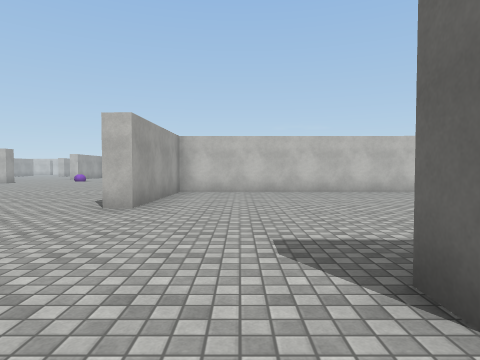
[1] (above)

24 first-person views from a walk through a 3-D level made in the Unity game engine. The camera is 1.3 m above the floor, tilts 2° down and sees 75° across. The floor is counted in squares, 2 m on a side. Each view is taken from the middle of a square. On the plan, view 1 faces up. The plan holds only what a view shows up to about 10 squares ahead; the rest is blank. The place goes on beyond the plan. Surface patterns are stand-ins for the level's own textures.

[2]
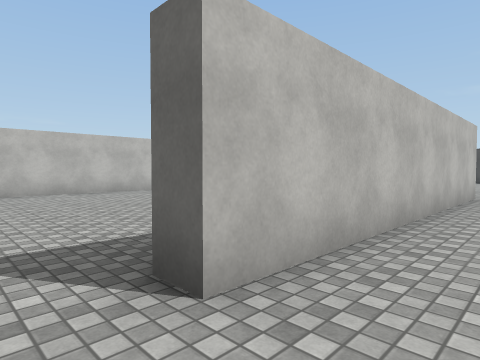

[3]
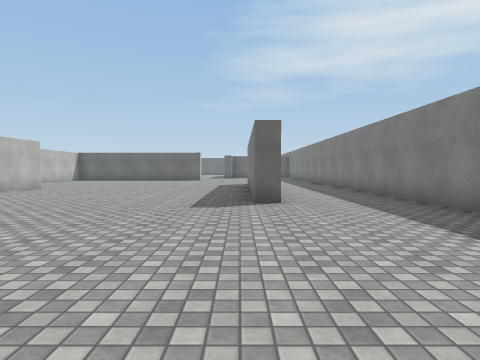

[4]
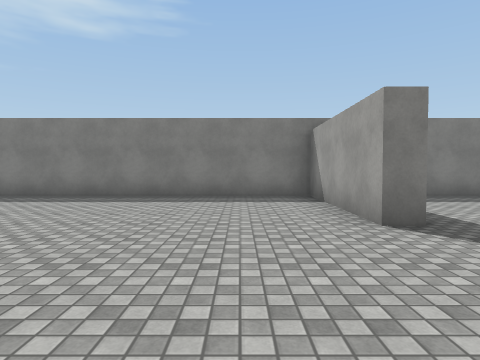

[5]
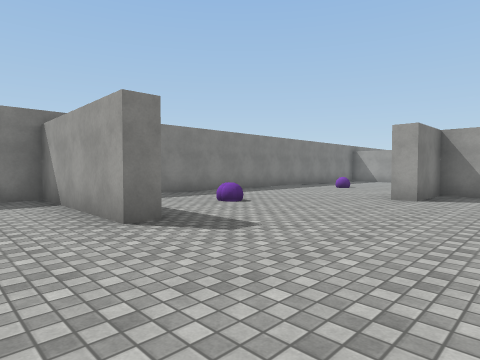

[6]
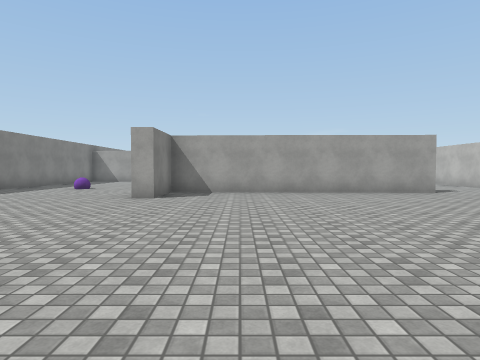

[7]
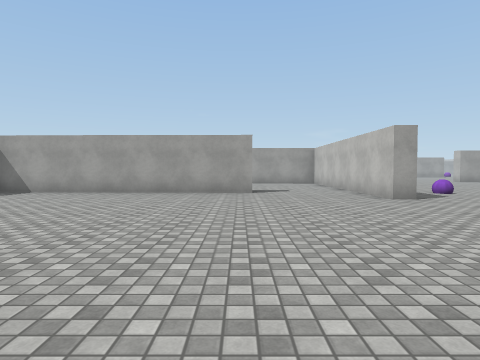

[8]
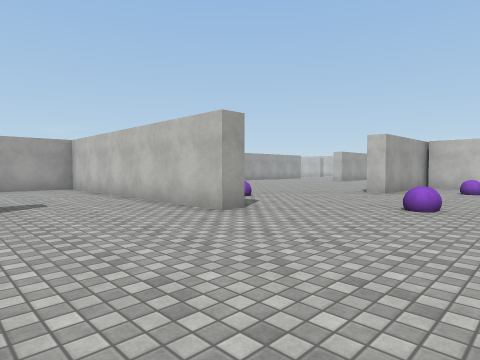

[9]
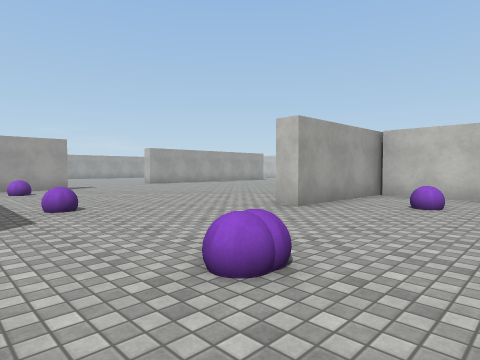

[10]
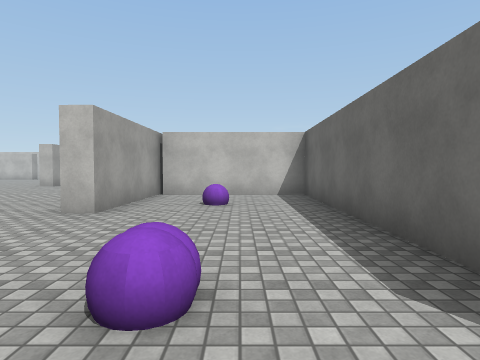

[11]
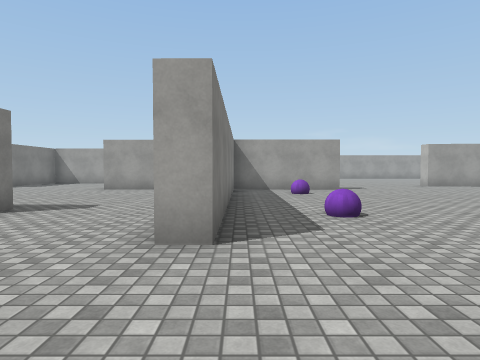

[12]
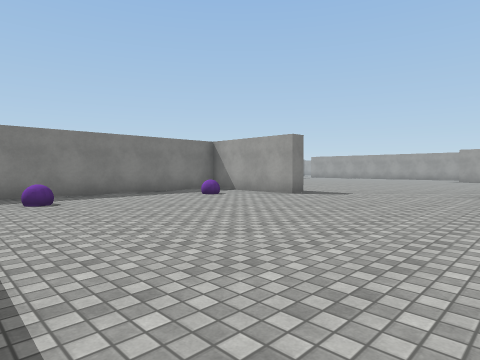

[13]
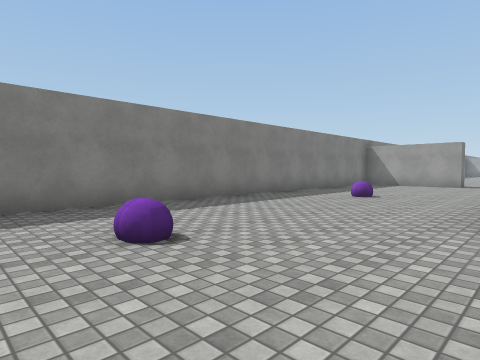

[14]
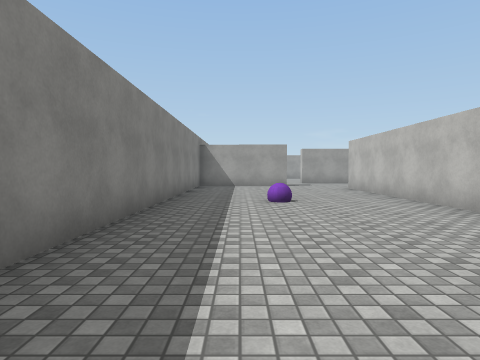

[15]
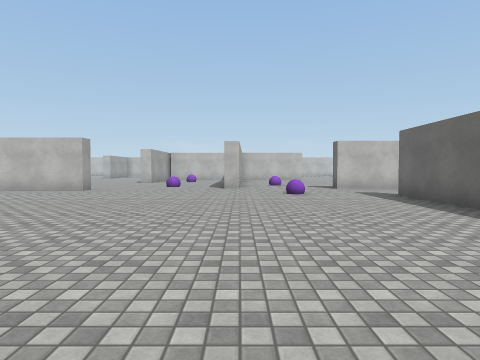

[16]
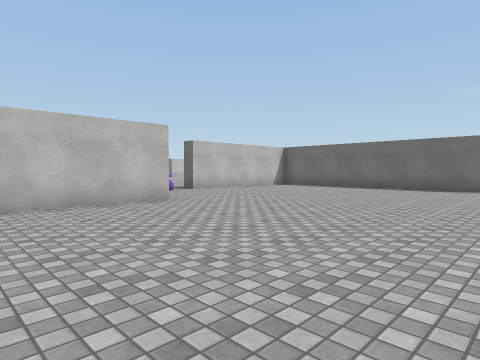

[17]
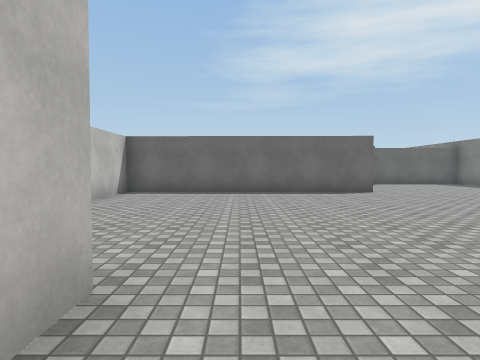

[18]
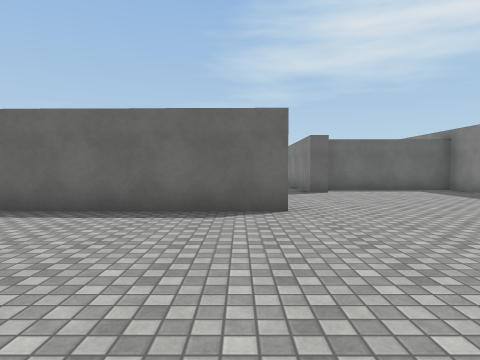

[19]
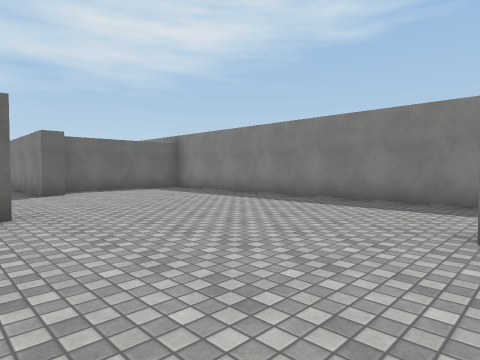

[20]
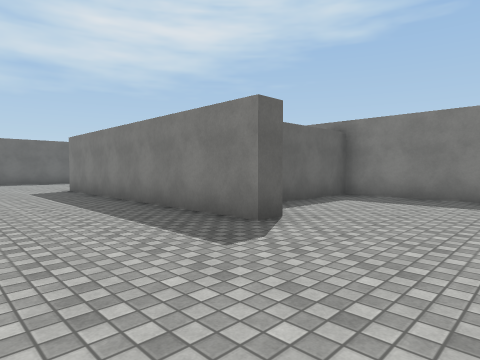

[21]
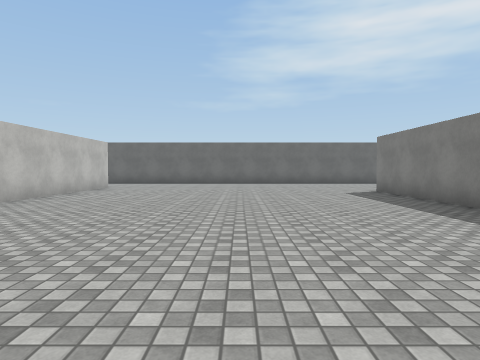

[22]
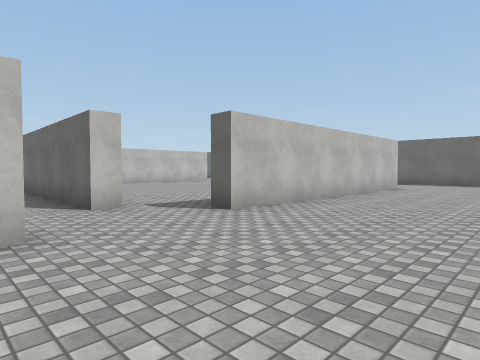

[23]
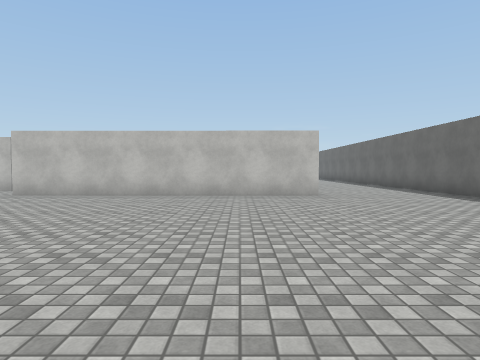

[24]
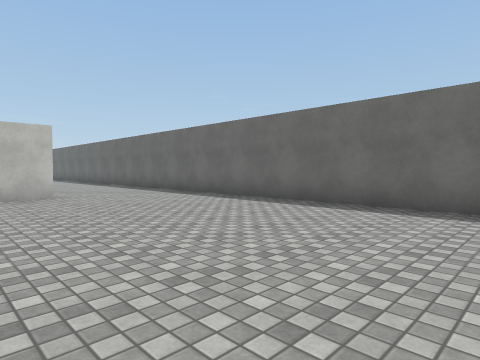

### Floor plan
Points are (right, up) in squares from view 1. A wall is a line through its corners. A room is listed if a view was taken in it or the views show most of it. See-through windows are left out.
Room 1 (views 1, 2, 3, 4, 5, 6, 7, 8, 9, 10, 11, 12, 13, 14, 15, 16, 17, 18, 19)
walls: (-2.2, 9.9) (-2.1, 12.7); (-6.2, 2.4) (-5.6, 2.4) (-5.7, -1.5) (5, -1.5); (-6.5, 16.9) (-6.4, 22.9) (-10, 22.9); (-12.6, 3.6) (-18.1, 3.6); (-13.1, 11.4) (-12.5, 11.3) (-12.7, 4.1) (-11, 4.1) (-11, 3.6); (5.7, 8.8) (-1.7, 8.8) (-1.8, 5.2) (-2.4, 5.2); (8.5, 1.2) (1, 1.2) (1, 1.7) (4.3, 1.7); (-17.3, 14.8) (-10.7, 14.8) (-10.7, 14.3) (-17.9, 14.3) (-18, 10.6); (8.8, -1.5) (17.7, -1.5) (17.8, 2.3); (-10, 23.3) (-10.1, 19.6) (-10.7, 19.6); (-18, -1.5) (-7.6, -1.5); (12.8, 4.2) (12.9, 11.2) (10.8, 11.3); (-18.4, 18.2) (-17.8, 18.1) (-17.9, 14.7); (16.6, 2.4) (16.6, 3.1)
ways out: opening at (15, 4.7) to room 2
objects: purple ball (-16, 17); purple ball (-14, 1); purple ball (-12, 16); purple ball (-8, 1); purple ball (-8, 16); purple ball (-8, 17); purple ball (-8, 21); purple ball (-5, 13); other object (7, 11)
Room 2 (views 20, 21, 22, 23, 24)
walls: (25.9, 11.6) (18.4, 11.6) (18.4, 12.2); (17.3, 13.1) (16.8, 13.1); (29.5, 4.6) (29.5, 14.1); (16.6, 3.1) (24.1, 3)
ways out: opening at (15, 4.7) to room 1; opening at (16, 12.5)

Positions as (right, up) in squares from view 1, and headings:
1: (0, 0), facing up
2: (0, 0), facing up-right
3: (-5, 2), facing right
4: (-4, 6), facing down
5: (-4, 6), facing down-left
6: (-4, 6), facing left
7: (-4, 11), facing left
8: (-7, 11), facing up-left
9: (-7, 15), facing up-left
10: (-8, 15), facing up
11: (-8, 15), facing left
12: (-11, 23), facing down-left
13: (-7, 4), facing down-left
14: (-8, 0), facing left
15: (-6, 5), facing up
16: (2, 3), facing up-right
17: (4, 8), facing right
18: (8, 5), facing right
19: (8, 5), facing down-right
20: (14, 6), facing down-right
21: (15, 7), facing right
22: (15, 8), facing up-right
23: (24, 4), facing up
24: (24, 4), facing up-right
